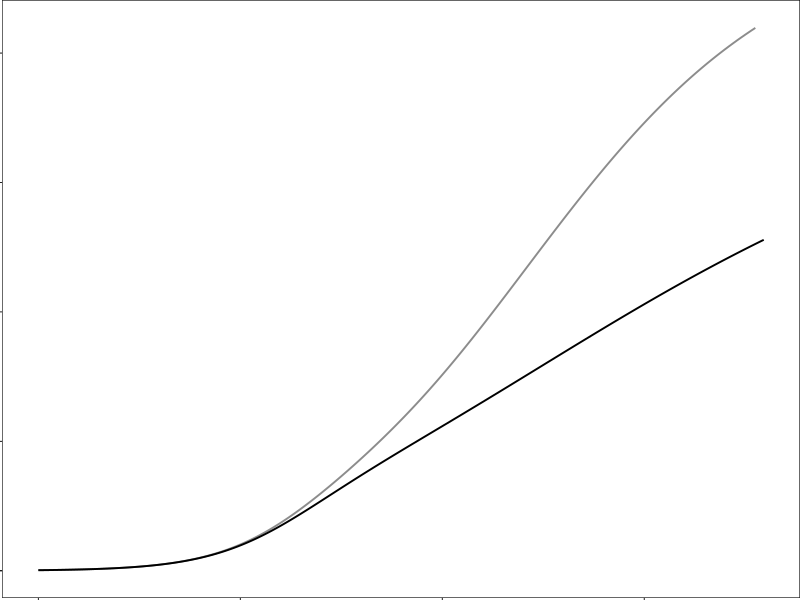
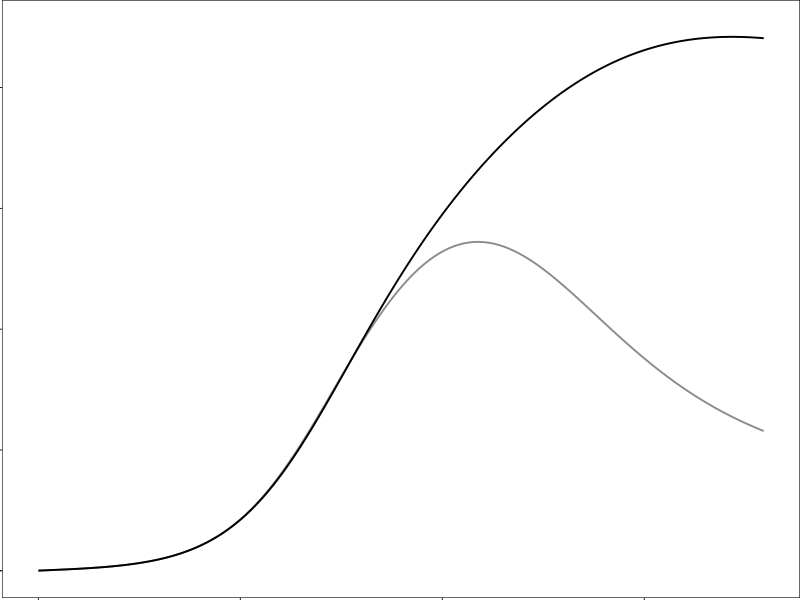

Write the R code that produced these figures, in order.
#====================================================================
# LIBRARIES + DATA
#====================================================================

library(ggplot2)

ModeldataWT = read.csv("../../Data/ModelOutputWT.csv")
ModeldataKO = read.csv("../../Data/ModelOutputKO.csv")
colnames(ModeldataWT) = c("NaiveCT", "ActTCT", "TregCT", "ThyNaive", "ActTNaive", "ThyTregs",
                          "TregNaive", "ProlNaive", "ProlActT", "ProlTreg", "IL-2", "ThymWeigth")
colnames(ModeldataKO) = c("NaiveCT", "ActTCT", "TregCT", "ThyNaive", "ActTNaive", "ThyTregs",
                          "TregNaive", "ProlNaive", "ProlActT", "ProlTreg", "IL-2", "ThymWeigth")

ModeldataWT$time = 0:431
ModeldataKO$time = 0:431
ModeldataWT$time = ModeldataWT$time / 24
ModeldataKO$time = ModeldataKO$time / 24



#====================================================================
# PARAMTERS
#====================================================================
simLine = 0.655 

small_theme_clean <- theme_minimal(base_size = 6) +
  theme(
    axis.title    = element_blank(),
    axis.text     = element_blank(),
    axis.ticks.x  = element_line(linewidth = 0.3),
    axis.ticks.y  = element_line(linewidth = 0.3),
    panel.grid    = element_blank(),
    panel.background = element_rect(fill="white", color="black", linewidth=0.4),
    plot.background  = element_blank(),
    plot.margin      = margin(0,0,0,0,"mm")
  )

scale_y_NaiveOverlapCT  <- scale_y_continuous(
  limits = c(0,1050000),
  breaks = c(0,1e6,0.75e6,0.50e6,0.25e6, 0),
  labels = c(0,1.00,0.75,0.50,0.25, 0)
)
# max(ModeldataKO$ActTNaive)
scale_y_ActToverlap  <- scale_y_continuous(
  limits = c(0,2250000),
  breaks = c(0,2e6,1.5e6,1e6,0.5e6, 0),
  labels = c(0,2.0,1.5,1.0,0.5, 0)
)

# Plot size (mm)
width_fig  <- 35.58
height_fig <- 29.95



# # width: 
# 31.39 * (1 + (3.85 / 30.86))
# 
# # height: 
# 25.29 * (1 + (4.39 /24.76))

#====================================================================
# Plots
#====================================================================
# Total Naive
TotalNaiveOverlap = ggplot(data=ModeldataWT, aes(x=time, y=NaiveCT)) +
  geom_line(lwd = simLine, colour="#8c8c8cff")+
  geom_line(data = ModeldataKO, aes(x = time, y=NaiveCT),colour="black", lwd = simLine)+
  small_theme_clean +
  scale_y_NaiveOverlapCT


# naive derived actT
NaiveActTOverlap = ggplot(data=ModeldataWT, aes(x=time, y=ActTNaive)) +
  geom_line(lwd = simLine, colour="#8c8c8cff")+
  geom_line(data = ModeldataKO, aes(x = time, y=ActTNaive), colour = "black", lwd = simLine)+
  small_theme_clean +
  scale_y_ActToverlap



#====================================================================
# Saving
#====================================================================
# Total naive
ggsave(file = "../../Plots/Figure3/IndividualPlots/ModelComparisons/TotalNaiveOverlap.pdf", TotalNaiveOverlap,
       units="mm", dpi=300,
       height = height_fig,
       width = width_fig)

#Simulation comparison
ggsave(file = "../../Plots/Figure3/IndividualPlots/ModelComparisons/NaiveActTOverlap.pdf", NaiveActTOverlap,
       units="mm", dpi=300,
       height = height_fig,
       width = width_fig)


#====================================================================
# OLD
#====================================================================
# 
# #Total Naive Overlap
# TotalNaiveOverlap = ggplot(data=ModeldataWT, aes(x=time, y=NaiveCT)) +
#   geom_line(lwd = simLine)+
#   geom_line(data = ModeldataKO, aes(x = time, y=NaiveCT), linetype = "dashed", colour = "black", lwd = simLine)+
#   theme(panel.background = element_rect(fill = "white", colour = "black", size = 2),
#         legend.key = element_rect(fill = "white", colour = "black"),
#         legend.background = (element_rect(colour= "black", fill = "white")),
#         axis.title.x = element_text( colour="black", size=20),
#         axis.title.y = element_text( colour = "black", size = 20),
#         plot.title = element_text(lineheight=.8,  size = 20),
#         axis.ticks.length=unit(.25, "cm"),
#         text = element_text(size=20))+
#   labs(titles = "Total Naive T cells Comparison ", x = "Age in days", y = "Cell Counts") + 
#   scale_y_continuous()
# max(ModeldataWT$NaiveCT)
# # scale_y_continuous(limits = c(0,1500000))
# 
# ggsave(file = "../../Plots/Figure3/TotalNaive.pdf", TotalNaiveOverlap)
# # height = 4,
# # width = 4)
# 
# 
# #Overlap of the model lines
# 
# NaiveActTOverlap = ggplot(data=ModeldataWT, aes(x=time, y=ActTNaive)) +
#   geom_line(lwd = 1.5)+
#   geom_line(data = ModeldataKO, aes(x = time, y=ActTNaive), linetype = "dashed", colour = "black", lwd = 2)+
#   theme(panel.background = element_rect(fill = "white", colour = "black", size = 2),
#         legend.key = element_rect(fill = "white", colour = "black"),
#         legend.background = (element_rect(colour= "black", fill = "white")),
#         axis.title.x = element_text( colour="black", size=20),
#         axis.title.y = element_text( colour = "black", size = 20),
#         plot.title = element_text(lineheight=.8,  size = 20),
#         axis.ticks.length=unit(.25, "cm"),
#         text = element_text(size=20))+
#   labs(titles = "Naive Derived Activated T cells ", x = "Age in days", y = "Cell Counts")
# 
# # +
# #   scale_y_continuous(limits = c(0,2200000))
# 
# 
# ggsave(file = "../../Plots/Figure3/IndividualPlots/ModelComparisons/TotalNaive.pdf", TotalNaiveOverlap,
#        height = 8.3,
#        width = 10)
# 
# #Simulation comparison
# ggsave(file = "../../Plots/Figure3/NaiveActTOverlap.pdf", NaiveActTOverlap,
#        height = 8.3,
#        width = 10)